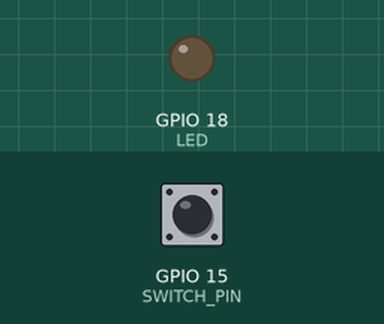
Recording of a sketch running on a simulated ESP32. Shown: output pins drawn as LEDs (lit = HIGH). Dashed ring = blinking. The inputs (shaded band) are chosen by the test bench; at power-on: GPIO 15 (SWITCH_PIN) HIGH. USB keyboard and mouse output is not drawn.

Above: at 1.2 s.
1.3 s: GPIO 15 (SWITCH_PIN) pulled LOW for 3.2 s
At 2.2 s:
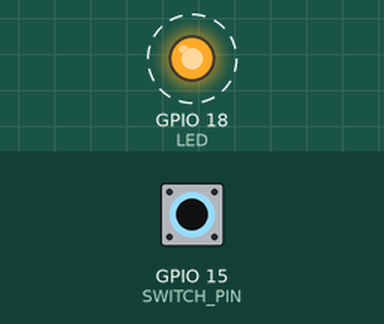
Timing chart, 0 to 6.1 s (numbered marks = the images above; inputs shaded):
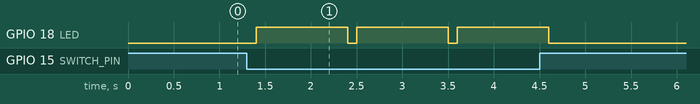

Measured:
- after the input at 1.3 s, GPIO 18 (LED): alternates HIGH for 1.0 s and LOW for 0.10 s, 6 changes in all, then stays LOW, starting after 0.10 s

The sketch:

Mutineer_BLE.ino
```cpp
// (licence header left out)
/*
 * The Mutineer
 *
 * The Mutineer is a one-key keyboard implementation that is intended to be used with software
 * on a host computer or device to quickly mute the microphone using a hardware button. It is
 * also suitable for any other hardware button implementation that can be mapped to a hotkey
 * combination with minimal editing.
 *
 * The Mutineer leverages the Bluetooth LE stack of the ESP32 microcontroller. Aside from
 * pairing as a Bluetooth keyboard there should be no configuration on the host side.
 *
 * Wiring/Customization:
 *   - Install the BLE HID library for ESP32 from https://github.com/T-vK/ESP32-BLE-Keyboard
 *   - Connect a momentary switch to pin 15 and to ground. This is the keyboard "key".
 *   - Use the built-in LED on GPIO2 or connect your own.
 *   - Change the key sent when the button is pressed by adjusting the body of the sendKey method.
 *   - Control whether keys should be sent automatically (for testing) by setting testMode to true.
 *   - Change the keys sent in test mode by adjusting the body of the sendTestKeys method.
 *
 * Usage:
 *   - Power up the ESP32 and pair with a host device (Windows, Mac, Linux, Android, etc).
 *   - Answer or dismiss any prompts.
 *   - Configure any needed software on the host (https://mutify.app/ works great on Mac).
 *   - Press the button!
*/


// BLE HID for ESP32 from https://github.com/T-vK/ESP32-BLE-Keyboard
#include <BleKeyboard.h>

// Control whether a string of test keys are sent every 5 seconds with no user interaction
// or if the real key is sent when the button is pressed.
boolean testMode = false;

#define LED 18

#define SWITCH_PIN 15

// name, manufacturer, battery_percent
BleKeyboard bleKeyboard("The Mutineer", "TigerMonsterIndustries", 100);

void setup() {
  pinMode(LED, OUTPUT);
  pinMode(SWITCH_PIN, INPUT_PULLUP);

  bleKeyboard.begin();
}

void loop() {
  if (bleKeyboard.isConnected()) {
    if (testMode) {
      sendTestKeys();
      delay(5000);
    } else if (digitalRead(SWITCH_PIN) == LOW) { // The switch is pressed
      sendKey();
      digitalWrite(LED, HIGH);
      delay(1000); // Also serves as a cheap debounce since there is no need to send the key in quick succession.
      digitalWrite(LED, LOW);
    }
  }
}

void sendKey() { // Shift-Command-0 is the default, for compatibility with the Mutify app.
  bleKeyboard.press(KEY_LEFT_SHIFT);
  bleKeyboard.press(KEY_LEFT_GUI);
  bleKeyboard.press('0');
  delay(100);
  bleKeyboard.releaseAll();
}

void sendTestKeys() {
  bleKeyboard.press('a');
  delay(100);
  bleKeyboard.releaseAll();

  bleKeyboard.press('b');
  delay(100);
  bleKeyboard.releaseAll();

  bleKeyboard.press('c');
  delay(100);
  bleKeyboard.releaseAll();

  bleKeyboard.press('d');
  delay(100);
  bleKeyboard.releaseAll();
}
```
